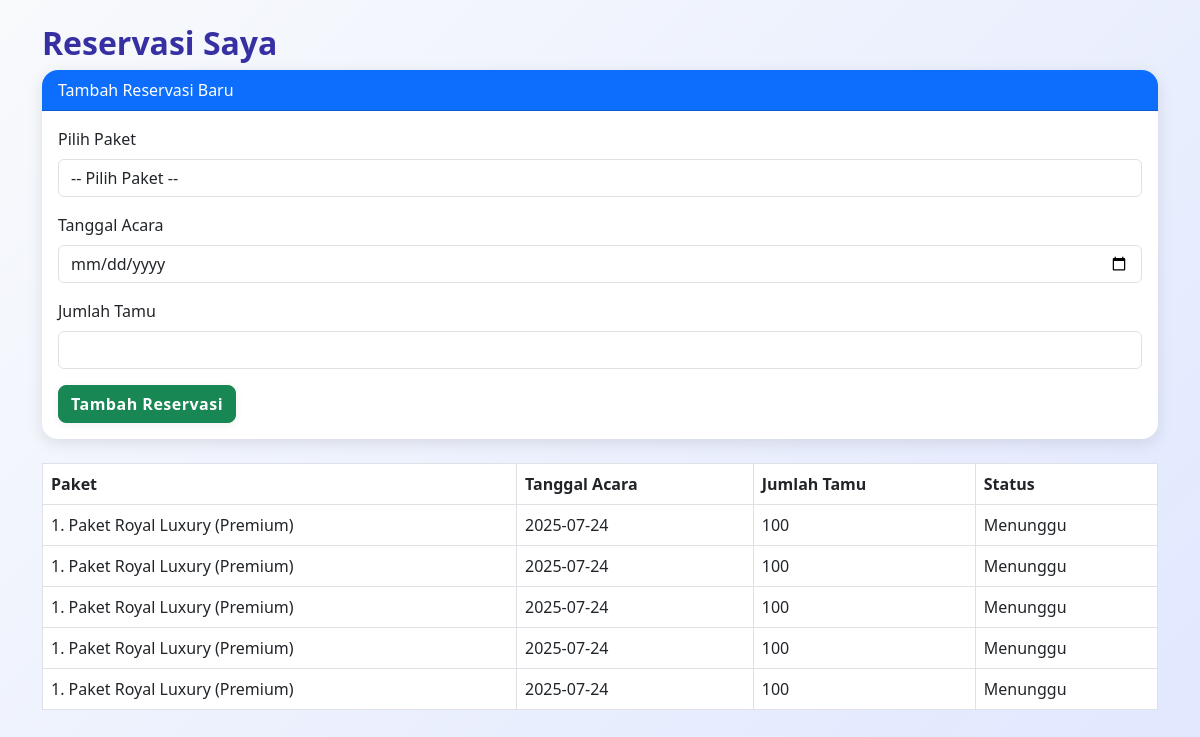
The page /uasnabila/views/reservasi.php (signed in) on the database its author committed.
### tables this page shows
CREATE TABLE `nabila_reservasi` (
  `id` int(11) NOT NULL,
  `id_users` int(11) NOT NULL,
  `id_paket` int(11) NOT NULL,
  `tanggal_acara` date NOT NULL,
  `jumlah_tamu` int(11) NOT NULL,
  `permintaan_khusus` text DEFAULT NULL,
  `status` enum('menunggu','dikonfirmasi','ditolak','selesai') DEFAULT 'menunggu',
  `dibuat_pada` timestamp NOT NULL DEFAULT current_timestamp()
);

CREATE TABLE `nabila_paket` (
  `id` int(11) NOT NULL,
  `nama_paket` varchar(100) NOT NULL,
  `deskripsi` text DEFAULT NULL,
  `harga` decimal(10,2) NOT NULL,
  `min_tamu` int(11) NOT NULL,
  `max_tamu` int(11) NOT NULL,
  `photo` varchar(255) DEFAULT NULL,
  `dibuat_pada` timestamp NOT NULL DEFAULT current_timestamp()
);

### uasnabila/views/reservasi.php (the view, shortened to what this page needs)
<?php
include '../config/koneksi.php';
$user_id = $_SESSION['user_id'];
$query = "SELECT r.*, p.nama_paket FROM nabila_reservasi r JOIN nabila_paket p ON r.id_paket = p.id WHERE r.id_users = ?";
$stmt = $koneksi->prepare($query);
$stmt->bind_param("i", $user_id);
$stmt->execute();
$result = $stmt->get_result();
?>
<!DOCTYPE html>
<html>
<head>
    <link href="https://cdn.jsdelivr.net/npm/bootstrap@5.3.0/dist/css/bootstrap.min.css" rel="stylesheet">
    <link href="../assets/css/style.css" rel="stylesheet">
</head>
<body>
<div class="container mt-4">
    <h2>Reservasi Saya</h2>
    <?php if ($_SESSION['level'] == 'user'): ?>
    <div class="card mb-4">
        <div class="card-header bg-primary text-white">Tambah Reservasi Baru</div>
        <div class="card-body">
            <form method="POST">
                <div class="mb-3">
                    <label class="form-label">Pilih Paket</label>
                    <select name="id_paket" class="form-control" required>
                        <option value="">-- Pilih Paket --</option>
                    </select>
                </div>
                <div class="mb-3">
                    <label class="form-label">Tanggal Acara</label>
                    <input type="date" name="tanggal_acara" class="form-control" required>
                </div>
                <div class="mb-3">
                    <label class="form-label">Jumlah Tamu</label>
                    <input type="number" name="jumlah_tamu" class="form-control" required>
                </div>
                <button type="submit" name="tambah_reservasi" class="btn btn-success">Tambah Reservasi</button>
            </form>
        </div>
    </div>
    <?php endif; ?>
    <table class="table table-bordered">
        <thead>
            <tr>
                <th>Paket</th>
                <th>Tanggal Acara</th>
                <th>Jumlah Tamu</th>
                <th>Status</th>
            </tr>
        </thead>
        <tbody>
            <?php while ($row = $result->fetch_assoc()) { ?>
            <tr>
                <td><?php echo $row['nama_paket']; ?></td>
                <td><?php echo $row['tanggal_acara']; ?></td>
                <td><?php echo $row['jumlah_tamu']; ?></td>
                <td><?php echo ucfirst($row['status']); ?></td>
            </tr>
            <?php } ?>
        </tbody>
    </table>
</div>
</body>
</html>

### uasnabila/assets/css/style.css (style rules this page uses)
body { background: linear-gradient(135deg, #f8fafc 0%, #e0e7ff 100%); min-height: 100vh; font-family: 'Segoe UI', Arial, sans-serif; }
.card { box-shadow: 0 4px 16px rgba(0,0,0,0.10); border-radius: 16px; border: none; transition: transform 0.2s; }
.card-header { border-radius: 16px 16px 0 0 !important; }
.btn-primary, .btn-success { border-radius: 8px; font-weight: 600; letter-spacing: 0.5px; box-shadow: 0 2px 8px rgba(0,0,0,0.06); transition: background 0.2s; }
h2, h4 { color: #3730a3; font-weight: 700; }

### rows shown on the page
nabila_reservasi: id_paket.nama_paket "1. Paket Royal Luxury (Premium)", tanggal_acara "2025-07-24", jumlah_tamu "100", status "Menunggu"
nabila_reservasi: id_paket.nama_paket "1. Paket Royal Luxury (Premium)", tanggal_acara "2025-07-24", jumlah_tamu "100", status "Menunggu"
nabila_reservasi: id_paket.nama_paket "1. Paket Royal Luxury (Premium)", tanggal_acara "2025-07-24", jumlah_tamu "100", status "Menunggu"
nabila_reservasi: id_paket.nama_paket "1. Paket Royal Luxury (Premium)", tanggal_acara "2025-07-24", jumlah_tamu "100", status "Menunggu"
nabila_reservasi: id_paket.nama_paket "1. Paket Royal Luxury (Premium)", tanggal_acara "2025-07-24", jumlah_tamu "100", status "Menunggu"
